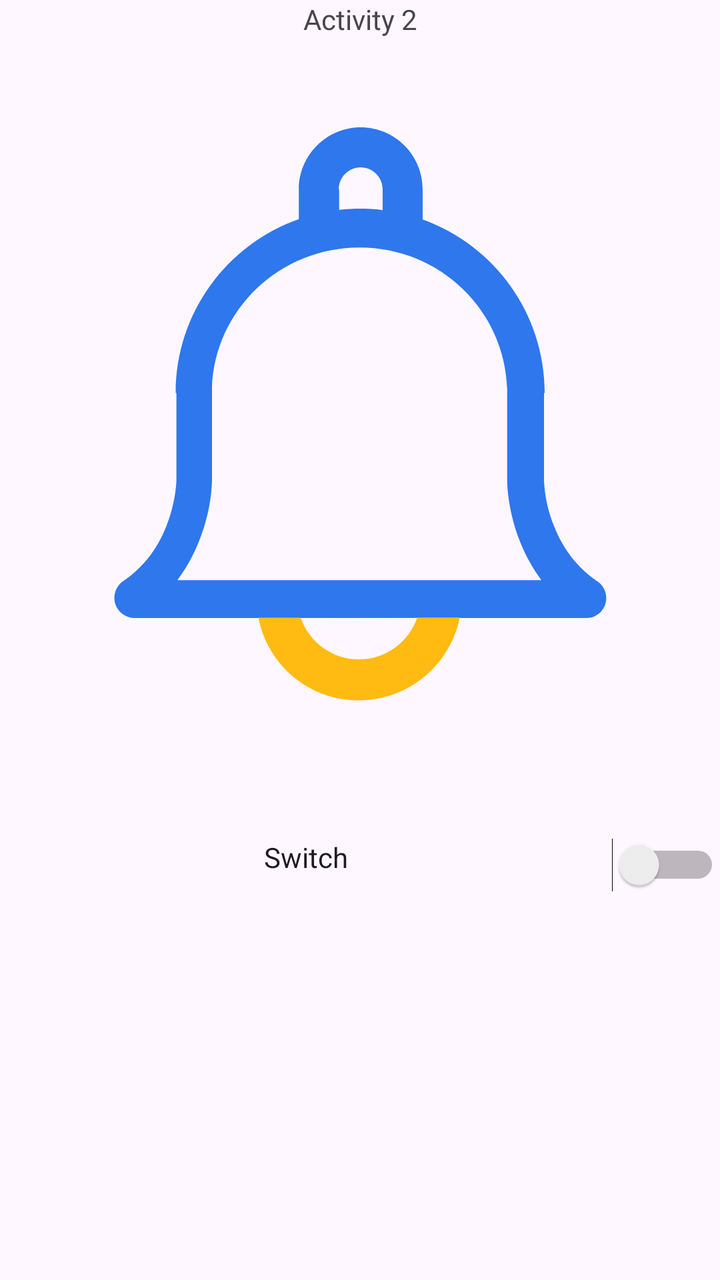
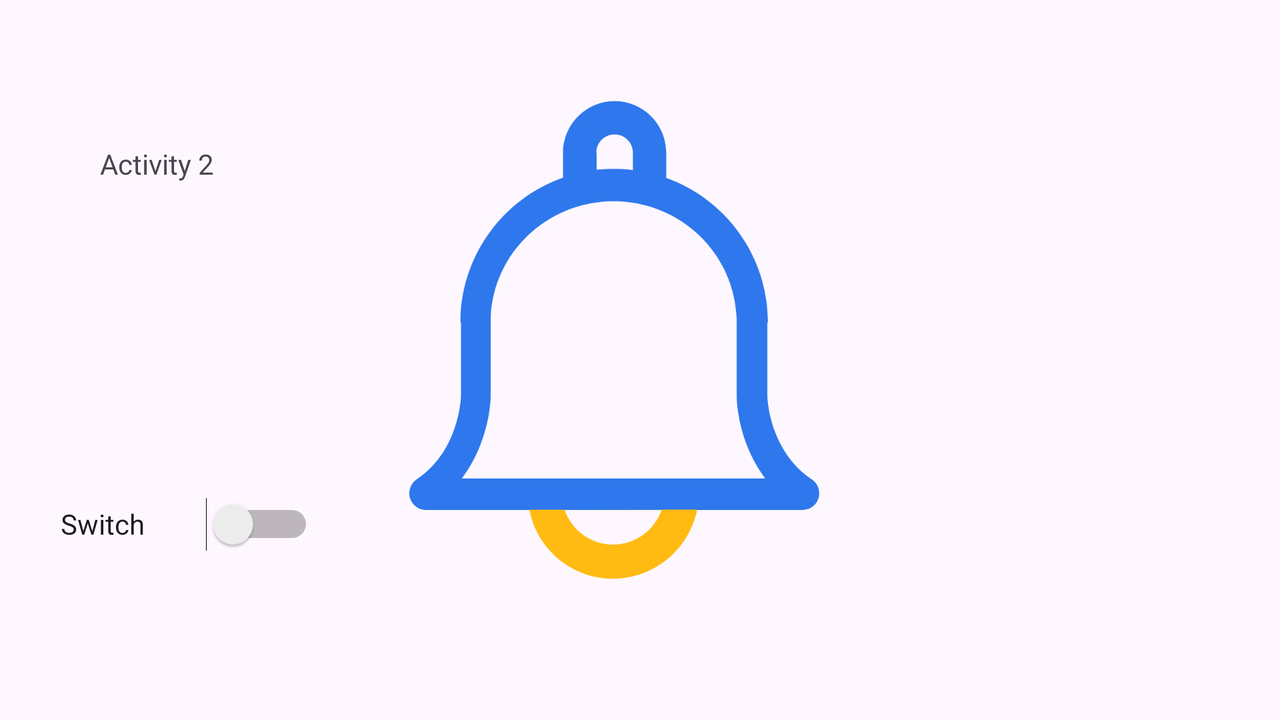

One screen, two layout resources from the same app: the default and the repository's alternative for another configuration. Each is rendered where Android would select it; the XML of both is given below.
<!-- AndroidManifest.xml: application theme Theme.Cw01 -->
<!-- res/layout/activity_2.xml -->
<?xml version="1.0" encoding="utf-8"?>
<LinearLayout xmlns:android="http://schemas.android.com/apk/res/android"
    xmlns:app="http://schemas.android.com/apk/res-auto"
    xmlns:tools="http://schemas.android.com/tools"
    android:layout_width="match_parent"
    android:layout_height="match_parent"
    android:orientation="vertical"
    tools:context=".Activity2">

    <TextView
        android:id="@+id/textView"
        android:layout_width="match_parent"
        android:layout_height="wrap_content"
        android:text="@string/txt2"
        android:textAlignment="center" />

    <ImageView
        android:id="@+id/img1"
        android:layout_width="match_parent"
        android:layout_height="400dp"
        app:srcCompat="@drawable/small_bell_11" />

    <Switch
        android:id="@+id/switch1"
        android:layout_width="match_parent"
        android:layout_height="57dp"
        android:layout_weight="1"
        android:gravity="center_horizontal"
        android:text="Switch" />

</LinearLayout>
<!-- resources referenced by this layout -->
<resources>
  <!-- drawable small_bell_11 (drawable) -->
  <vector xmlns:android="http://schemas.android.com/apk/res/android"
      android:width="1024dp"
      android:height="1024dp"
      android:viewportWidth="1024"
      android:viewportHeight="1024">
    <path
        android:pathData="M849.4,715.8c-27.1,-18.4 -48.1,-44.5 -61.4,-78.3 -10.8,-26.6 -14.3,-53.2 -14.3,-68.1V448h1c0,-113.7 -72.2,-210.4 -173.6,-246.8v-43c0,-48.6 -39.4,-88.1 -88.1,-88.1S425,110.1 425,158.2v42.5c-101.9,35.8 -175.1,133.1 -175.1,247.3h1v121.3c0,14.8 -3.6,41 -14.3,68.1 -13.3,33.8 -34.3,59.9 -61.4,78.3 -12.8,8.7 -16.4,26.6 -7.7,39.4 5.1,7.7 14.3,12.8 23.6,12.8H834c15.9,0 28.2,-12.8 28.2,-28.2 0,-9.7 -4.6,-18.4 -12.8,-24.1zM481.8,158.2c0,-16.9 13.8,-31.2 31.2,-31.2 16.9,0 31.2,13.8 31.2,31.2v29.7c-10.8,-1.5 -21,-2 -31.7,-2 -10.2,0 -20.5,0.5 -30.2,1.5v-29.2zM252.9,713.2c11.8,-15.9 22,-33.8 29.7,-53.2 17.9,-43.5 18.9,-79.9 18.9,-90.1V440.3c4.1,-110.6 96.3,-199.2 209.9,-199.2 114.2,0 206.8,89.6 209.9,201.2v128.5c0,10.2 1.5,46.6 18.9,90.1 7.7,19.5 17.9,36.9 29.7,53.2h-517.1z"
        android:fillColor="#2E77ED"/>
    <path
        android:pathData="M510.5,885.2c70.7,0 130,-50.7 143.4,-117.8L367.6,767.5c12.8,67.1 72.2,117.8 142.8,117.8zM593.4,767.5c-11.8,34.3 -44.5,59.4 -82.9,59.4s-71.2,-25.1 -82.9,-59.4h165.9z"
        android:fillColor="#FFBB12"/>
  </vector>
  <string name="txt2">Activity 2</string>
  <style name="Theme.Cw01" parent="Base.Theme.Cw01" />
  <style name="Base.Theme.Cw01" parent="Theme.Material3.DayNight">
          
          
      </style>
</resources>
<!-- res/layout-land/activity_2.xml (the repository's variant of the layout above) -->
<!-- drawn on the phone turned sideways -->
<?xml version="1.0" encoding="utf-8"?>
<LinearLayout xmlns:android="http://schemas.android.com/apk/res/android"
    xmlns:app="http://schemas.android.com/apk/res-auto"
    xmlns:tools="http://schemas.android.com/tools"
    android:layout_width="match_parent"
    android:layout_height="match_parent"
    tools:context=".Activity2">

    <LinearLayout
        android:layout_width="157dp"
        android:layout_height="match_parent"
        android:orientation="vertical">

        <TextView
            android:id="@+id/textView4"
            android:layout_width="match_parent"
            android:layout_height="164dp"
            android:gravity="center_horizontal|center_vertical"
            android:text="@string/txt2"
            android:textAlignment="center" />

        <Switch
            android:id="@+id/switch1"
            android:layout_width="match_parent"
            android:layout_height="130dp"
            android:layout_weight="1"
            android:gravity="center_horizontal|center_vertical"
            android:text="Switch" />

    </LinearLayout>
    <ImageView
        android:id="@+id/img1"
        android:layout_width="300dp"
        android:layout_height="match_parent"
        app:srcCompat="@drawable/small_bell_11" />

</LinearLayout>
